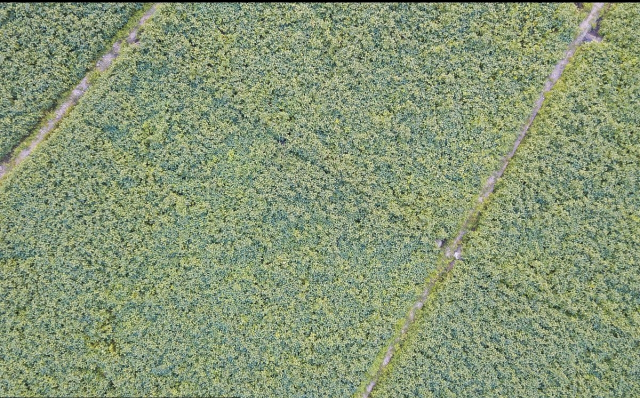
#> input picture soybean.jpg, 1280 x 796 px (shown at 1/2 size)
$ python '0-high throughout leaf analysis random forest rgb.py'
#> lines starting #> are read from the running program, lines starting #| are printed output that depends on the picture; after the words box and inside, x2 and y2 are one past the last pixel; in counts of white or black regions, pixels touching at a corner belong together
# -*- coding: utf-8 -*-
"""
Created on Fri Nov 20 09:25:17 2026

@author: asus
"""

import cv2
import numpy as np
import pandas as pd
import matplotlib.pyplot as plt
from skimage.morphology import remove_small_objects
from sklearn.ensemble import RandomForestRegressor
from sklearn.model_selection import LeaveOneOut, cross_val_predict
from sklearn.metrics import r2_score, mean_squared_error

# Set font for plots (Optional, for English environment it's fine without)
plt.rcParams['axes.unicode_minus'] = False

# ========== 1. Load Image ==========
img_path = 'soybean.jpg'  # Change to your image path
img = cv2.imread(img_path)
#> img is the input picture: shape (796, 1280, 3); mean B, G, R 118.1, 150.5, 134.9
img_rgb = cv2.cvtColor(img, cv2.COLOR_BGR2RGB)

# ========== 2. Extract Channels ==========
R = img_rgb[:, :, 0].astype(float)
G = img_rgb[:, :, 1].astype(float)
B = img_rgb[:, :, 2].astype(float)

# ========== 3. Calculate Vegetation Indices ==========
eps = 1e-6
ExG = 2 * G - R - B
NGRDI = (G - R) / (G + R + eps)
GLI = (2 * G - R - B) / (2 * G + R + B + eps)

# ========== 4. Image Segmentation & LAI Estimation ==========
ExG_norm = (ExG - ExG.min()) / (ExG.max() - ExG.min() + eps)

# Find optimal threshold
best_threshold, best_ratio = None, None
target_ratio = 0.8
for t in [0.3, 0.35, 0.4, 0.45, 0.5, 0.55, 0.6]:
    mask = ExG_norm > t
    ratio = np.sum(mask) / mask.size
    if best_ratio is None or abs(ratio - target_ratio) < abs(best_ratio - target_ratio):
        best_ratio, best_threshold = ratio, t
#> this loop made 7 passes
#> (ratio, best_ratio, best_threshold) on passes 1 to 6: (0.991, 0.991, 0.3), (0.983, 0.983, 0.35), (0.98, 0.98, 0.4), (0.975, 0.975, 0.45), (0.961, 0.961, 0.5), (0.882, 0.882, 0.55)
#> ratio on pass 7: 0.585
#> pass 1, `mask = ExG_norm > t`:
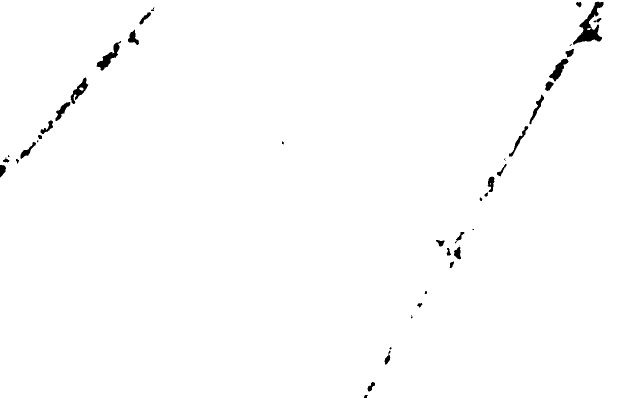
#> mask: shape (796, 1280) bool (shown at 1/2 size); 99.1% white; 44 black regions (10 under 20 px), largest, box (x1, y1, x2, y2) and area: (1146, 3, 1207, 89) 1817, (193, 82, 242, 141) 870, (1098, 117, 1137, 163) 680
#> after the loop, best_ratio = 0.882; best_threshold = 0.55

binary_mask = ExG_norm > best_threshold
#> binary_mask: shape (796, 1280) bool; 88.2% white; 3525 black regions (2505 under 20 px), largest, box (x1, y1, x2, y2) and area: (0, 0, 1280, 407) 23817, (0, 78, 245, 360) 8297, (869, 416, 949, 555) 2635
binary_mask = binary_mask & (G > R) & (G > B)
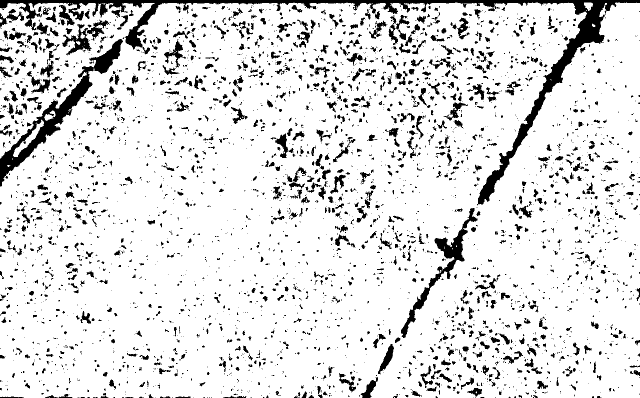
#> binary_mask: shape (796, 1280) bool (shown at 1/2 size); 87.9% white; 3558 black regions (2538 under 20 px), largest, box (x1, y1, x2, y2) and area: (0, 0, 1280, 411) 24653, (0, 78, 246, 373) 9379, (802, 416, 955, 676) 4472
green_ratio = np.sum(binary_mask) / binary_mask.size
#> green_ratio = 0.879

# Morphological operations for visualization
binary_mask_uint8 = (binary_mask * 255).astype(np.uint8)
kernel = np.ones((5, 5), np.uint8)
binary_mask_vis = cv2.morphologyEx(binary_mask_uint8, cv2.MORPH_CLOSE, kernel)
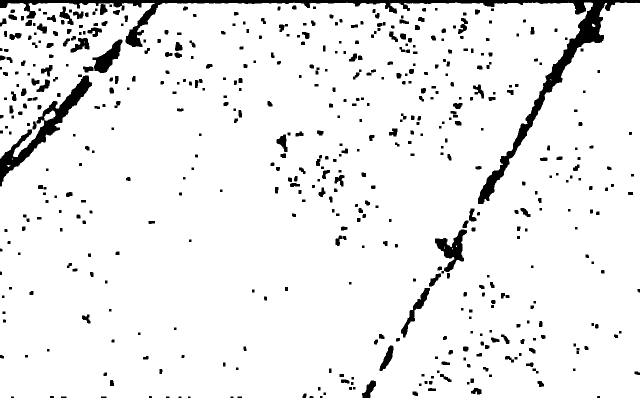
#> binary_mask_vis: shape (796, 1280) (shown at 1/2 size); 93.4% white; 536 black regions (4 under 20 px), largest, box (x1, y1, x2, y2) and area: (0, 0, 1280, 408) 21881, (0, 151, 184, 373) 6843, (870, 459, 934, 547) 2253
binary_mask_vis = binary_mask_vis > 0
binary_mask_vis = remove_small_objects(binary_mask_vis, min_size=500)
#> binary_mask_vis: shape (796, 1280) bool; 93.3% white; 536 black regions (4 under 20 px), largest, box (x1, y1, x2, y2) and area: (0, 0, 1280, 408) 21918, (0, 151, 184, 373) 7143, (870, 459, 934, 547) 2268

# Beer-Lambert Law for LAI
k = 0.5
LAI = -np.log(1 - green_ratio) / k if green_ratio < 1 else np.nan
#> LAI = 4.23
chlorophyll_index = np.mean(NGRDI[binary_mask])
#> chlorophyll_index = 0.0639
print(f"Green Coverage: {green_ratio:.3f}, Estimated LAI: {LAI:.3f}")
#| Green Coverage: 0.879, Estimated LAI: 4.226

# ========== 5. Plot 6-Panel Analysis Figure ==========
fig, axes = plt.subplots(2, 3, figsize=(15, 10))
axes[0, 0].imshow(img_rgb); axes[0, 0].set_title('Original RGB Image'); axes[0, 0].axis('off')
axes[0, 1].imshow(ExG_norm, cmap='RdYlGn'); axes[0, 1].set_title(f'ExG Index (Mean={np.mean(ExG):.3f})'); axes[0, 1].axis('off')
axes[0, 2].imshow(binary_mask_vis, cmap='gray'); axes[0, 2].set_title(f'Segmentation\nCoverage={green_ratio:.3f}, LAI={LAI:.2f}'); axes[0, 2].axis('off')
axes[1, 0].imshow(NGRDI, cmap='RdYlGn'); axes[1, 0].set_title(f'NGRDI Index (Mean={np.mean(NGRDI):.3f})'); axes[1, 0].axis('off')
axes[1, 1].imshow(GLI, cmap='RdYlGn'); axes[1, 1].set_title(f'GLI Index (Mean={np.mean(GLI):.3f})'); axes[1, 1].axis('off')

NGRDI_masked = np.where(binary_mask, NGRDI, np.nan)
im = axes[1, 2].imshow(NGRDI_masked, cmap='RdYlGn'); axes[1, 2].set_title(f'Canopy NGRDI (Mean={chlorophyll_index:.3f})'); axes[1, 2].axis('off')
plt.colorbar(im, ax=axes[1, 2], fraction=0.046)

plt.tight_layout()
plt.savefig('rgb_analysis_result.png', dpi=150, bbox_inches='tight')
plt.show()

# ========== 6. Define 11 Treatment Regions ==========
regions = {
    1: (60, 30, 180, 160), 2: (50, 470, 220, 650), 3: (160, 350, 310, 480),
    4: (280, 180, 450, 350), 5: (420, 60, 590, 200), 6: (700, 60, 890, 230),
    7: (560, 350, 750, 500), 8: (520, 540, 680, 700), 9: (340, 600, 500, 740),
    10: (1060, 200, 1230, 380), 11: (900, 560, 1080, 700),
}
spad_values = {
    1: 23.9183, 2: 22.8157, 3: 25.2357, 4: 21.3028, 5: 26.9526, 6: 25.6397,
    7: 22.2432, 8: 24.3593, 9: 22.0909, 10: 25.0325, 11: 22.3167,
}

# ========== 7. Extract Indices for Each Region ==========
results = []
for num, (x1, y1, x2, y2) in regions.items():
    crop = img_rgb[y1:y2, x1:x2].astype(float)
    R, G, B = crop[:, :, 0], crop[:, :, 1], crop[:, :, 2]

    # Exclude orange marker pixels
    orange_mask = (R > 200) & (G < 150)
    valid_mask = ~orange_mask
    R_v, G_v, B_v = R[valid_mask], G[valid_mask], B[valid_mask]

    results.append({
        'Treatment': num,
        'ExG': np.mean(2 * G_v - R_v - B_v),
        'NGRDI': np.mean((G_v - R_v) / (G_v + R_v + eps)),
        'GLI': np.mean((2 * G_v - R_v - B_v) / (2 * G_v + R_v + B_v + eps)),
        'VARI': np.mean((G_v - R_v) / (G_v + R_v - B_v + eps)),
        'TGI': np.mean(G_v - 0.39 * R_v - 0.61 * B_v),
        'SPAD': spad_values[num]
    })
#> this loop made 11 passes
#> pass 1, `crop = img_rgb[y1:y2, x1:x2].astype(float)`:
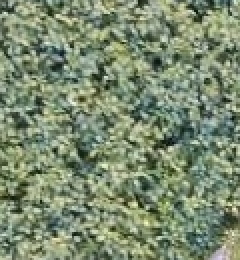
#> crop: shape (130, 120, 3) float64 (shown 2 times larger); mean R, G, B 123.7, 138.9, 112.1
#> pass 1, `R, G, B = crop[:, :, 0], crop[:, :, 1], crop[:, :, 2]`:
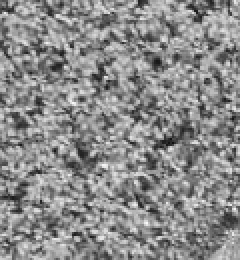
#> G: shape (130, 120) float64 (shown 2 times larger); min 16, max 250, mean 138.9
#> pass 1, `R, G, B = crop[:, :, 0], crop[:, :, 1], crop[:, :, 2]`:
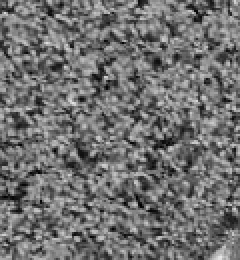
#> B: shape (130, 120) float64 (shown 2 times larger); min 0, max 231, mean 112.1
#> after the loop, results = 11 items

df = pd.DataFrame(results)
#> df = table of 11 rows and 7 columns

# ========== 8. Random Forest Modeling (LOO CV) ==========
X = df[['ExG', 'NGRDI', 'GLI', 'VARI', 'TGI']].values
#> X = [[41.99, 0.0686, 0.093, 0.12, 22.27], [48.88, 0.0705, 0.0981, 0.121, 25.95], [51.23, 0.0667, 0.104, 0.111, 27.63], [50.43, 0.0746, 0.102, 0.129, 26.74], [48.28, 0.0589, 0.0968, 0.0984, 26.2], [45.06, 0.0644, 0.0917, 0.111, 24.04], [45.23, 0.0743, 0.0919, 0.132, 23.65], [51.06, 0.0677, 0.0996, 0.115, 27.31], [49.68, 0.0762, 0.0973, 0.133, 26.05], [48.32, 0.0539, 0.0948, 0.0902, 26.49], [45.33, 0.0675, 0.0923, 0.117, 24.02]]
y = df['SPAD'].values
#> y = [23.92, 22.82, 25.24, 21.3, 26.95, 25.64, 22.24, 24.36, 22.09, 25.03, 22.32]

rf = RandomForestRegressor(n_estimators=200, random_state=42)
y_pred = cross_val_predict(rf, X, y, cv=LeaveOneOut())
#> y_pred = [22.92, 23.09, 24.26, 22.98, 24.71, 24.88, 22.29, 23.24, 22.22, 26.01, 24.51]

print(f"\nLOO CV R²: {r2_score(y, y_pred):.3f}")
#| LOO CV R²: 0.455
print(f"LOO CV RMSE: {np.sqrt(mean_squared_error(y, y_pred)):.3f}")
#| LOO CV RMSE: 1.259

# ========== 9. Plot Random Forest Results ==========
rf.fit(X, y)
importances = pd.Series(rf.feature_importances_, index=['ExG', 'NGRDI', 'GLI', 'VARI', 'TGI'])

fig, axes = plt.subplots(1, 2, figsize=(14, 5))
axes[0].scatter(y, y_pred, color='steelblue', s=80, edgecolors='k')
axes[0].plot([y.min(), y.max()], [y.min(), y.max()], 'r--', lw=2)
axes[0].set_xlabel('Measured SPAD')
axes[0].set_ylabel('Predicted SPAD')
axes[0].set_title(f'Random Forest (LOO CV)\nR² = {r2_score(y, y_pred):.3f}')

importances.sort_values().plot(kind='barh', ax=axes[1], color='darkgreen')
axes[1].set_xlabel('Importance')
axes[1].set_title('Feature Importance for SPAD Prediction')

plt.tight_layout()
plt.savefig('rf_spad_result.png', dpi=150, bbox_inches='tight')
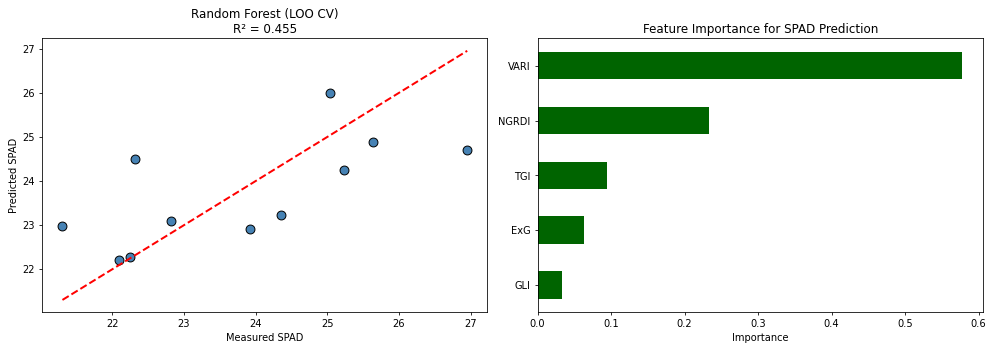
#> figure drawn by matplotlib, 2 panels
plt.show()
